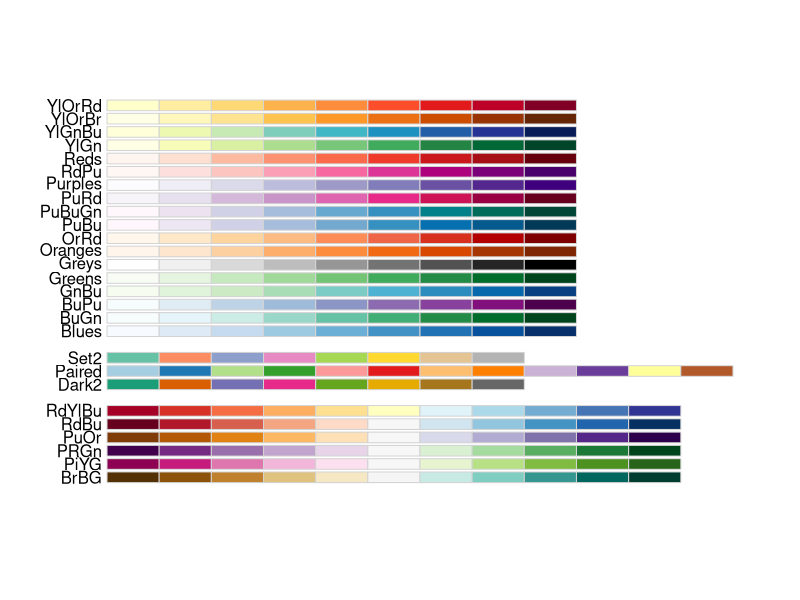
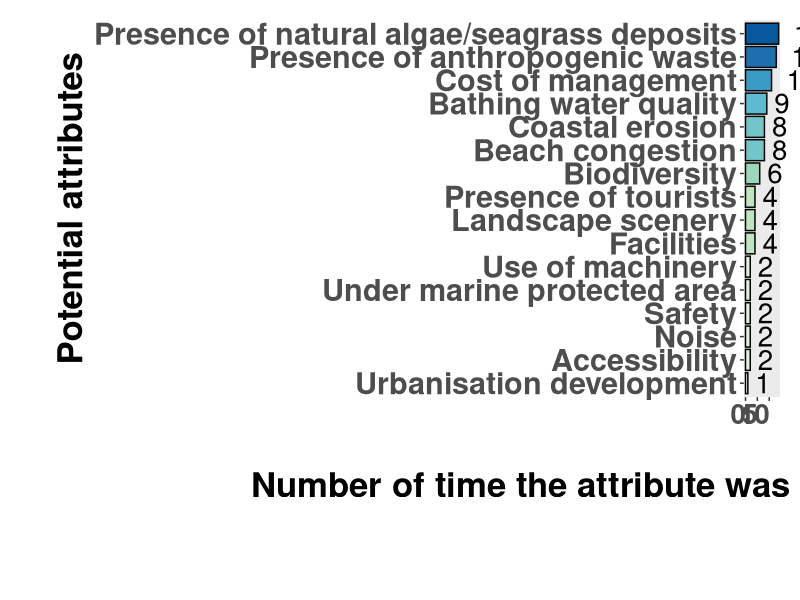
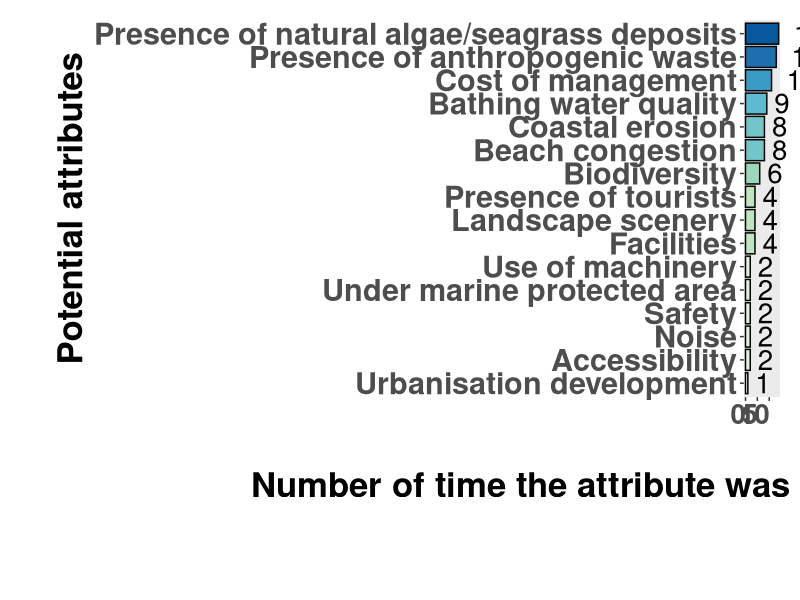
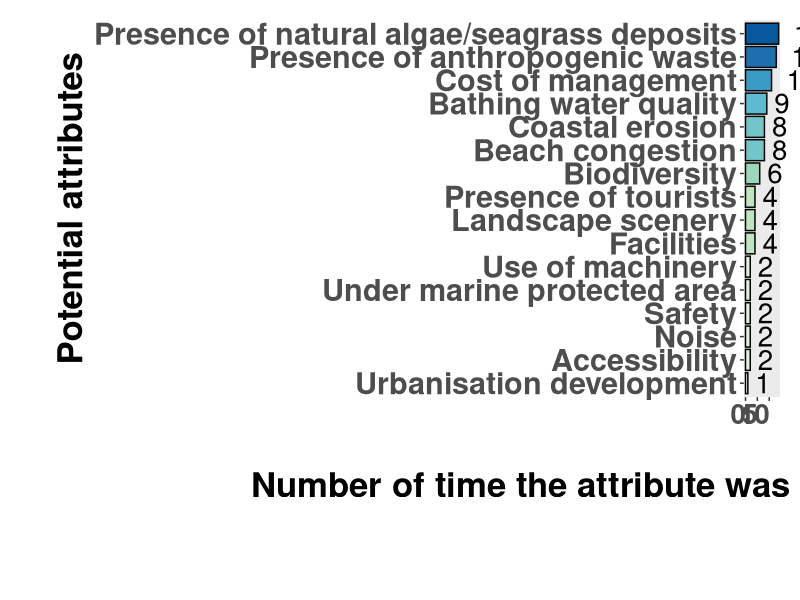

Here is the R script that generated these plots, in order:
## Summary table for literature review: attribute selection

# Load libraries: 

library(tidyr)
library(tidyverse)
library(dplyr)
library(ggplot2)
library (RColorBrewer) 

# Load the data 

litdata <- read_csv("Data/literature-review-summary-table.csv")

display.brewer.all (colorblindFriendly = T)
# Modify the data 

litdata <- litdata  %>% 
  dplyr::rename("attribute" = 'Potential attributes'
                , "times" = 'Number of time found in the literature review')

litdata$times <- as.numeric(as.character(litdata$times))

str(litdata)

theme_diss <- function(){            # creating a new theme function
  theme(plot.title = element_text(size = 20, face = "bold"),
        plot.subtitle = element_text(size = 16, face = "plain"),
        axis.title = element_text(size = 25,
                                  face = "bold"),
        axis.text.x = element_text(size = 20,
                                   vjust = 1,
                                   hjust = 1, face = "bold"), 
        axis.text.y = element_text(size = 22, face = "bold"),  # define font,
        # font sizes,
        # text angle and
        # alignment
        legend.position = "none",  # remove legend
        plot.margin = unit(c(0.5,0.5,0.5,0.5), units = , "cm"),  # create plot
        # margins
        panel.grid = element_blank())
}  


(lit_barplot <- ggplot(litdata,
                                 aes(x = reorder(attribute, times),
                                     y = times)) +
    geom_bar(position = position_dodge(), # create a barplot
             stat = "identity",
             colour = "black",
             aes(fill = times)) +  # fill the bars according to
    # percentage change value
    scale_fill_distiller(palette = "GnBu", direction = 1) +   # apply a colour
    # gradient
    labs(
         x = "\nPotential attributes", 
         y = "\nNumber of time the attribute was found in the literature review\n\n") + # add title,
    # subtitle and
    # axis labels
    geom_text(aes(label = times), hjust = -0.5, size = 7) +
    coord_flip(clip = "off") +
    theme_diss()) # apply the theme that we created earlier 

save_plot <- function(plot_name, # first put the plot object name
                      file_name = "plot",  #give it a title 
                      width = 20, # set the width, heigh and dpi
                      height = 14, 
                      dpi = 150) {
  
  ggsave(
    paste0(file_name, ".png"), plot_name, width = width,  # save as png
    height = height, dpi = dpi) 
  
  ggsave(
    paste0(file_name, ".pdf"), plot_name, width = width, # save as pdf
    height = height, dpi = dpi
  )
}

save_plot(lit_barplot, file_name = "Figures/lit-review-plot")
